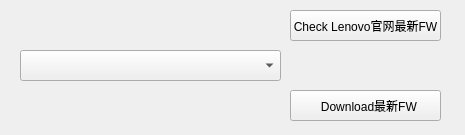
<?xml version="1.0" encoding="UTF-8"?>
<ui version="4.0">
 <class>MainWindow</class>
 <widget class="QMainWindow" name="MainWindow">
  <property name="geometry">
   <rect>
    <x>0</x>
    <y>0</y>
    <width>465</width>
    <height>135</height>
   </rect>
  </property>
  <property name="windowTitle">
   <string>TNB Dock FW Auto_Check&amp;Download</string>
  </property>
  <property name="windowIcon">
   <iconset resource="tubiao.qrc">
    <normaloff>:/tubiao_1/dock.icon.webp</normaloff>:/tubiao_1/dock.icon.webp</iconset>
  </property>
  <widget class="QWidget" name="centralwidget">
   <widget class="QComboBox" name="comboBox">
    <property name="geometry">
     <rect>
      <x>20</x>
      <y>50</y>
      <width>261</width>
      <height>31</height>
     </rect>
    </property>
   </widget>
   <widget class="QPushButton" name="pushButton">
    <property name="geometry">
     <rect>
      <x>290</x>
      <y>10</y>
      <width>151</width>
      <height>31</height>
     </rect>
    </property>
    <property name="text">
     <string>Check Lenovo官网最新FW</string>
    </property>
   </widget>
   <widget class="QPushButton" name="pushButton_2">
    <property name="geometry">
     <rect>
      <x>290</x>
      <y>90</y>
      <width>151</width>
      <height>31</height>
     </rect>
    </property>
    <property name="text">
     <string>  Download最新FW</string>
    </property>
   </widget>
  </widget>
 </widget>
 <resources>
  <include location="tubiao.qrc"/>
 </resources>
 <connections/>
</ui>
